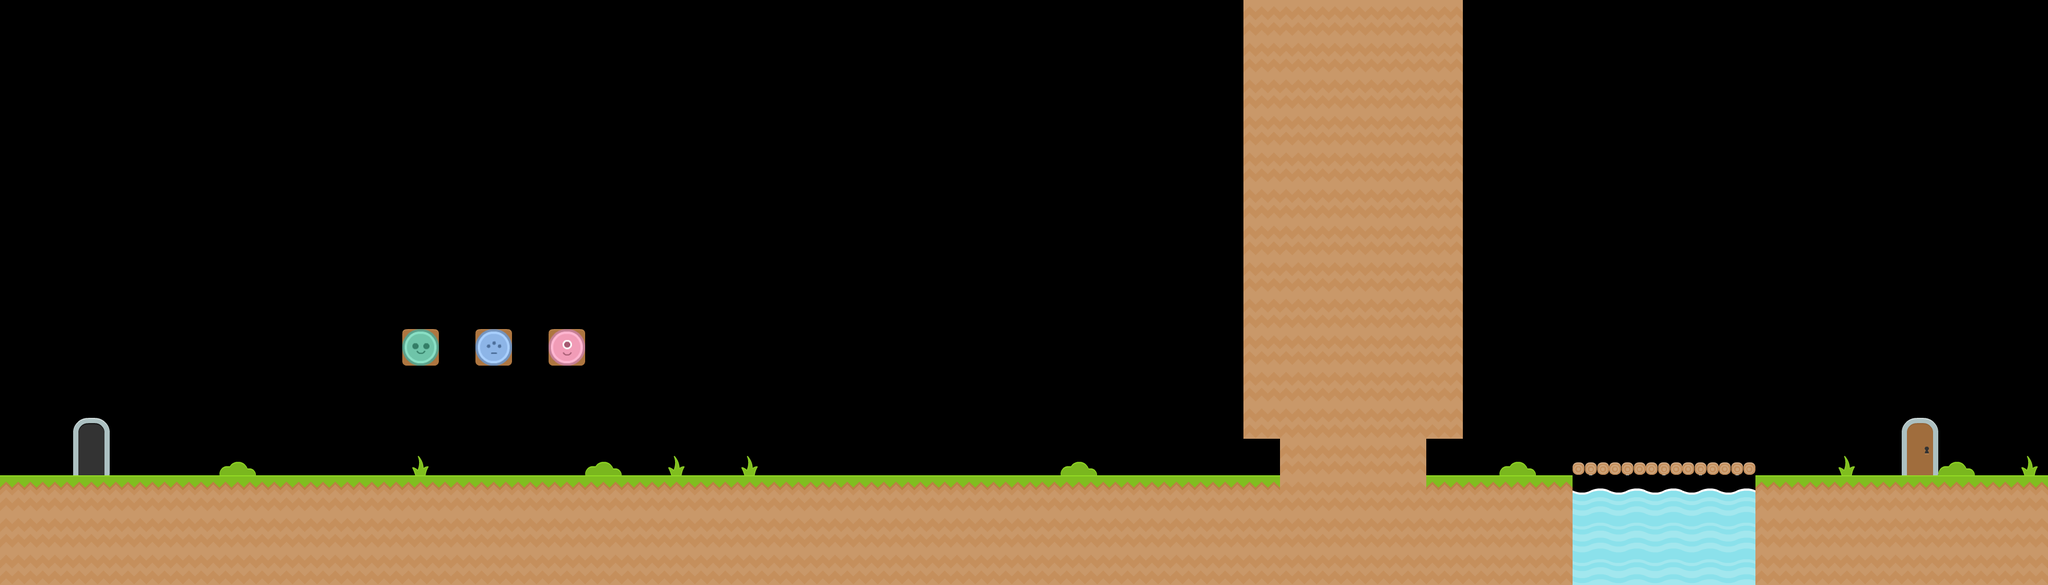

Tiled map render using the project's own tile images. Description and the map definition, with tile-layer contents summarised, below:
An orthogonal 56x16 tile map with 70x70 px tiles, 4 tile layers (ground, foreground, caveHide, faces), 3 tilesets and 31 objects (end, open, start, keyYellow, 1, ...).

<map version="1.4" tiledversion="1.4.2" orientation="orthogonal" renderorder="right-down" width="56" height="16" tilewidth="70" tileheight="70" infinite="0" nextlayerid="18" nextobjectid="58">
 <editorsettings>
  <export target="../intro.lua" format="lua" />
 </editorsettings>
 <tileset firstgid="1" name="tiles_spritesheet" tilewidth="70" tileheight="70" spacing="2" tilecount="169" columns="13">
  <image source="../../assets/Tiles/tiles_spritesheet.png" width="944" height="936" />
  <tile id="7">
   <animation>
    <frame tileid="7" duration="125" />
    <frame tileid="168" duration="125" />
   </animation>
  </tile>
  <tile id="46">
   <animation>
    <frame tileid="46" duration="125" />
    <frame tileid="141" duration="125" />
   </animation>
  </tile>
  <tile id="110">
   <animation>
    <frame tileid="110" duration="125" />
    <frame tileid="90" duration="125" />
   </animation>
  </tile>
 </tileset>
 <tileset firstgid="170" name="items_spritesheet" tilewidth="70" tileheight="70" spacing="2" tilecount="63" columns="7">
  <image source="../../assets/Items/items_spritesheet.png" width="504" height="648" />
 </tileset>
 <tileset firstgid="233" name="playerHeads" tilewidth="70" tileheight="70" tilecount="3" columns="3">
  <image source="../../assets/Player/playerHeads.png" width="210" height="70" />
 </tileset>
 <layer id="1" name="ground" width="56" height="16">
  <data>[896 cells, 173 non-empty, 5 distinct tile ids]</data>
 </layer>
 <layer id="4" name="foreground" width="56" height="16">
  <data>[896 cells, 75 non-empty, 10 distinct tile ids]</data>
 </layer>
 <layer id="14" name="caveHide" width="56" height="16">
  <data>[896 cells, 24 non-empty, 1 distinct tile ids]</data>
 </layer>
 <layer id="7" name="faces" width="56" height="16">
  <data>[896 cells, 3 non-empty, 3 distinct tile ids]</data>
 </layer>
 <objectgroup id="15" name="caveEntrance">
  <object id="42" x="2397.5" y="822.5" width="52.5" height="87.5" />
  <object id="43" x="2730" y="822.5" width="52.5" height="87.5" />
 </objectgroup>
 <objectgroup id="16" name="caveExit">
  <object id="46" x="2310" y="770" width="70" height="140" />
  <object id="47" x="2800" y="770" width="70" height="140" />
 </objectgroup>
 <objectgroup id="13" name="deadly" />
 <objectgroup id="3" name="startEnd">
  <object id="8" name="end" x="3640" y="805" width="70" height="105" />
  <object id="39" name="end" type="open" x="140" y="805" width="70" height="105" />
  <object id="40" name="start" x="175" y="630">
   <point />
  </object>
 </objectgroup>
 <objectgroup id="2" name="solid">
  <properties>
   <property name="collidable" type="bool" value="true" />
  </properties>
  <object id="2" x="-70" y="0" width="70" height="910" />
  <object id="3" x="3920" y="0" width="70" height="910" />
  <object id="4" x="0" y="910" width="3920" height="210" />
  <object id="36" x="2380" y="0" width="420" height="560" />
  <object id="44" x="2730" y="560" width="70" height="262" />
  <object id="45" x="2380" y="560" width="70" height="262" />
  <object id="49" x="2450" y="700" width="70" height="70" />
  <object id="50" x="2660" y="700" width="70" height="70" />
  <object id="57" x="3115" y="910">
   <polygon points="0,0 -140,0 -105,-14 -70,-21 210,-21 245,-14 280,0" />
  </object>
 </objectgroup>
 <objectgroup id="12" name="duck">
  <object id="38" x="2590" y="455">
   <point />
  </object>
 </objectgroup>
 <objectgroup id="10" name="time">
  <object id="27" x="2065" y="455">
   <point />
  </object>
 </objectgroup>
 <objectgroup id="11" name="keys">
  <object id="29" name="keyYellow" x="3185" y="647.5">
   <point />
  </object>
 </objectgroup>
 <objectgroup id="8" name="playerHeads">
  <object id="12" name="1" x="770" y="630" width="70" height="70" />
  <object id="13" name="2" x="910" y="630" width="70" height="70" />
  <object id="14" name="3" x="1050" y="630" width="70" height="70" />
 </objectgroup>
 <objectgroup id="9" name="coins">
  <object id="18" x="1452.5" y="752.5">
   <point />
  </object>
  <object id="21" x="1487.5" y="700">
   <point />
  </object>
  <object id="23" x="1540" y="665">
   <point />
  </object>
  <object id="24" x="1610" y="665">
   <point />
  </object>
  <object id="25" x="1662.5" y="700">
   <point />
  </object>
  <object id="26" x="1697.5" y="752.5">
   <point />
  </object>
  <object id="51" x="2520" y="630">
   <point />
  </object>
  <object id="52" x="2660" y="630">
   <point />
  </object>
 </objectgroup>
 <objectgroup id="17" name="coinsText">
  <object id="54" x="1575" y="455">
   <point />
  </object>
 </objectgroup>
</map>
